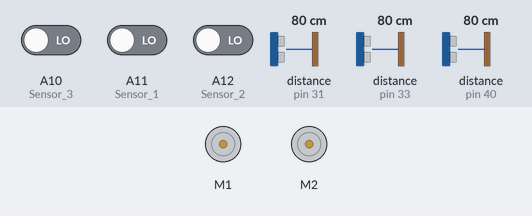
Simulated run of this sketch. Board: Arduino Mega 2560, built with avr-gcc and run on an emulated ATmega2560. Parts: 2 × DC motor (green arrow = forward, orange = backward, longer = faster). Wiring (inferred from the names in the program): 3 × ultrasonic range finder: trigger pin 30, echo pin 31 / trigger pin 32, echo pin 33 / trigger pin 41, echo pin 40. Inputs (shaded band) come from the test bench; at power-on: distance to the obstacle (sensors on pin 31, pin 33, pin 40) 80 cm, A10 (Sensor_3) LOW, A11 (Sensor_1) LOW, A12 (Sensor_2) LOW. The echo pulse lasts 58.3 µs per cm.

Above: at 1.2 s.
1.3 s: distance to the obstacle (sensor on pin 31) set to 44 cm
2.8 s: distance to the obstacle (sensor on pin 31) set to 36 cm
At 4.3 s:
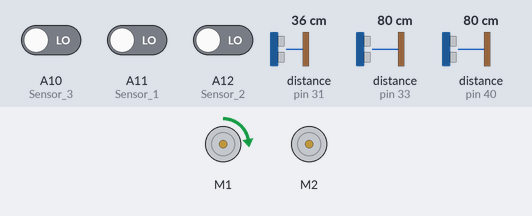
4.6 s: distance to the obstacle (sensor on pin 33) set to 74 cm
At 5.5 s:
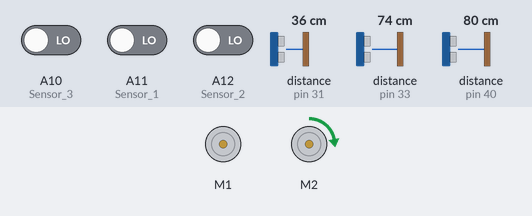
6.3 s: distance to the obstacle (sensor on pin 33) set to 120 cm
At 6.8 s:
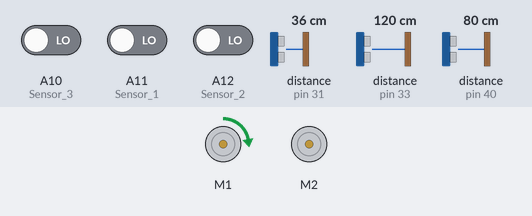
7.9 s: distance to the obstacle (sensor on pin 33) set to 2 cm
At 8.7 s:
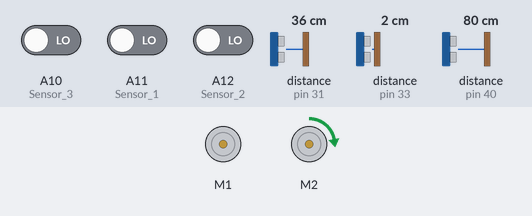
9.5 s: distance to the obstacle (sensor on pin 40) set to 34 cm
11.0 s: distance to the obstacle (sensor on pin 40) set to 27 cm
At 11.7 s:
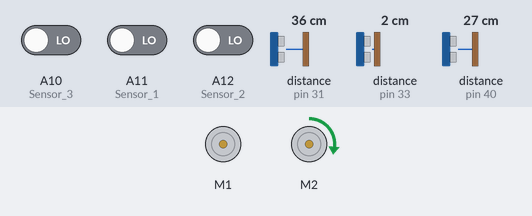
Timing chart, 0 to 13.7 s (numbered marks = the images above; inputs shaded):
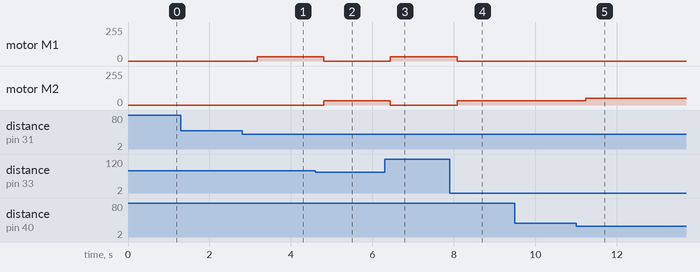

The sketch:

Final.ino
```cpp
#include "DualVNH5019MotorShield.h" // Inclusão da biblioteca para controle dos motores

unsigned long tempo1, tempo2;
DualVNH5019MotorShield motor1;
// Seguidor de linha
#define Sensor_1 A11
#define Sensor_2 A12
#define Sensor_3 A10

// Sonar
#define trigPin1 30    //meio
#define echoPin1 31
#define trigPin2 41    //esquerda
#define echoPin2 40
#define trigPin3 32   //direita
#define echoPin3 33

int i=0;
int sonarAtivo = 0;

void stopIfFault()  // Teste dos motores
{
  if (motor1.getM1Fault())
  {
    Serial.println("M1 fault");
    while(1);
  }
  if (motor1.getM2Fault())
  {
    Serial.println("M2 fault");
    while(1);
  }
}


void setup() {  // Setup do bit rate da placa, definição dos pinos de entrada e saída de sinal e inicialização dos motores

  Serial.begin (9600);  // Setup do bit rate da placa
  // Sensores Fotovoltaicos
  pinMode(Sensor_1, INPUT);
  pinMode(Sensor_2, INPUT);
  pinMode(Sensor_3, INPUT);
  // Sonares
  pinMode(trigPin1, OUTPUT); // Definição do pino de saída do sinal
  pinMode(echoPin1, INPUT);  // Definição do pino de entrada do sinal
  pinMode(trigPin2, OUTPUT); // Definição do pino de saída do sinal
  pinMode(echoPin2, INPUT);  // Definição do pino de entrada do sinal
  pinMode(trigPin3, OUTPUT); // Definição do pino de saída do sinal
  pinMode(echoPin3, INPUT);  // Definição do pino de entrada do sinal
  motor1.init();  // Inicialização dos motores
}

void loop() {

  int RoverSpeed = 40;
  int Sensor_R = 0;
  int Sensor_M = 0;
  int Sensor_L = 0;

  Sensor_M = digitalRead(Sensor_1);   // meio
  Sensor_R = digitalRead(Sensor_2);   // direita
  Sensor_L = digitalRead(Sensor_3);   //esquerda

  if ((Sensor_M == 1) && (Sensor_R == 0) && (Sensor_L == 1) || (Sensor_M == 0) && (Sensor_R == 0) && (Sensor_L == 1))// curva a direita
  {
    //Serial.println("CURVA DIREITA");
    motor1.setM1Speed(-(RoverSpeed-15));
    motor1.setM2Speed(-(RoverSpeed+20));
    Sonar();
  }
  else if ((Sensor_M == 1) && (Sensor_R == 1) && (Sensor_L == 0) || (Sensor_M == 0) && (Sensor_R == 0) && (Sensor_L == 1)) // curva a esquerda
  {
    //Serial.println("CURVA ESQUERDA");
    motor1.setM1Speed(-(RoverSpeed+25));
    motor1.setM2Speed(-(RoverSpeed-20));
    Sonar();
  }
  else if ((Sensor_M == 0) && (Sensor_L == 1) && (Sensor_R == 1)) // reto
  {
    //Serial.println("RETO");
    motor1.setM1Speed(-(RoverSpeed+5));
    motor1.setM2Speed(-(RoverSpeed+5));
    Sonar();
  }
  else if ((Sensor_M == 0) && (Sensor_L == 0) && (Sensor_R == 0))
  {
    Sonar();
  }
  if(sonarAtivo == 1)
    Sonar();
}

unsigned long range (byte trig, byte echo)
{
digitalWrite(trig, LOW);
delayMicroseconds(2);
digitalWrite(trig, HIGH);
delayMicroseconds(10);
digitalWrite(trig, LOW);
unsigned long duration = pulseIn(echo, HIGH);
return (duration/58.2);
}


void Sonar(){

  tempo1 = millis();

inicioSonar:

  long duration1, duration2, duration3;  // Declaração das variáveis utilizadas
  int vetorRuido1[2], vetorRuido2[2], vetorRuido3[2];
  int Ruido1, Ruido2, Ruido3;
  Ruido1 = 100;
  Ruido2 = 100;
  Ruido3 = 100;
  double distanciaF, distanciaE, distanciaD;

  // Valores máximos(cm)
  int MaxF = 40;
  int MaxE = 30;
  int MaxD = 30;

  sonarAtivo = 0;

    distanciaF = range(trigPin1, echoPin1);
    if (distanciaF > 1023 || distanciaF == 0){
      distanciaF = Ruido1;
    }
    else{
      Ruido1 = distanciaF;
    }
    delay(50);

    distanciaE = range(trigPin2, echoPin2);
    if (distanciaE > 1023 || distanciaE == 0){
      distanciaE = Ruido2;
    }
    else{
      Ruido2 = distanciaE;
    }
    delay(50);

    distanciaD = range(trigPin3, echoPin3);
    if (distanciaD > 1023 || distanciaD == 0){
      distanciaD = Ruido3;
    }
    else{
      Ruido3 = distanciaD;
    }
    delay(50);
  /* Tempo = Largura do Pulso em Echo, em micro segundos
     Logo, Distância em centímetros = Tempo / 58
     ou Distância em polegadas = Tempo / 148
     Ou você pode usar a velocidade do som, que é de 340m/s.
     d = v.t/2, v = 340 m/s, t = tempo, divide por 2 pois o sinal deve ir e voltar*/

  if (distanciaF < MaxF && distanciaE < MaxE && distanciaD < MaxD) {  // Se a distância dos 3 for menor que 40cm, dá ré para esquerda
    motor1.setM1Speed(0);
    motor1.setM2Speed(78);
    //Serial.println("todos menor");
  }

  else if (distanciaF < MaxF){

     if (distanciaD >= distanciaE){
      motor1.setM1Speed(50);
      motor1.setM2Speed(0);
      //Serial.println("direita maior que esquerda");
     }

     else{
      motor1.setM1Speed(0);
      motor1.setM2Speed(50);
      //Serial.println("esquerda maior que direita");
     }
     sonarAtivo = 1;
  }

  else if (distanciaE < MaxE){   // Caso a distância esquerda seja menor que 12cm

    if (distanciaD > distanciaE){   // Se distancia direita é maior que todas, vira para direita
      motor1.setM1Speed(60);
      motor1.setM2Speed(0);
    }

    else{                       // Distancia direita igual ou menor que esquerda
      motor1.setM1Speed(60);
      motor1.setM2Speed(60);
    }

    sonarAtivo = 1;
  }

  else if (distanciaD < MaxD){   // Caso a distancia direita seja menor que 12cm

    if (distanciaE > distanciaD){   // Se distancia esquerda é maior que todas, vira para esquerda
      motor1.setM1Speed(0);
      motor1.setM2Speed(70);
    }

    else{
      motor1.setM1Speed(60);
      motor1.setM2Speed(60);
    }

    sonarAtivo = 1;
  }

  else{
    sonarAtivo = 0;
  }

  if (sonarAtivo == 0){
    camera();
  }

  else if (sonarAtivo == 1){
    goto inicioSonar;
    delay(10);
  }

  delay(50);
}

void camera() {

  if (Serial.available()) //se byte pronto para leitura
  {
    switch (Serial.read())     //verifica qual caracter recebido
    {

      case '1':
        //Serial.println("CURVA ESQUERDA RAPIDO");
        motor1.setM1Speed(-60);
        motor1.setM2Speed(+20);
        break;

      case '2':
        //Serial.println("CURVA ESQUERDA DEVAGAR");
        motor1.setM1Speed(-60);
        motor1.setM2Speed(0);
        break;

      case '3':
        //Serial.println("RETO");
        motor1.setM1Speed(-60);
        motor1.setM2Speed(-50);
        break;

      case '4':
        //Serial.println("CURVA DIREITA DEVAGAR");
        motor1.setM1Speed(0);
        motor1.setM2Speed(-60);
        break;

      case '5':
        //Serial.println("CURVA DIREITA RAPIDO");
        motor1.setM1Speed(+20);
        motor1.setM2Speed(-60);
        break;
    }
  }
}
```

Measured:
- after the input at 1.3 s, every drawn part: stays the same
- after the input at 2.8 s, motor M1: stopped → forward 31/255 after 0.37 s
- after the input at 4.6 s, motor M1: forward 31/255 → stopped after 0.20 s; motor M2: stopped → forward 31/255 after 0.20 s
- after the input at 6.3 s, motor M1: stopped → forward 31/255 after 0.14 s; motor M2: forward 31/255 → stopped after 0.14 s
- after the input at 7.9 s, motor M1: forward 31/255 → stopped after 0.19 s; motor M2: stopped → forward 31/255 after 0.19 s
- after the input at 9.5 s, every drawn part: stays the same
- after the input at 11.0 s, motor M2: forward 31/255 → forward 49/255 after 0.24 s
